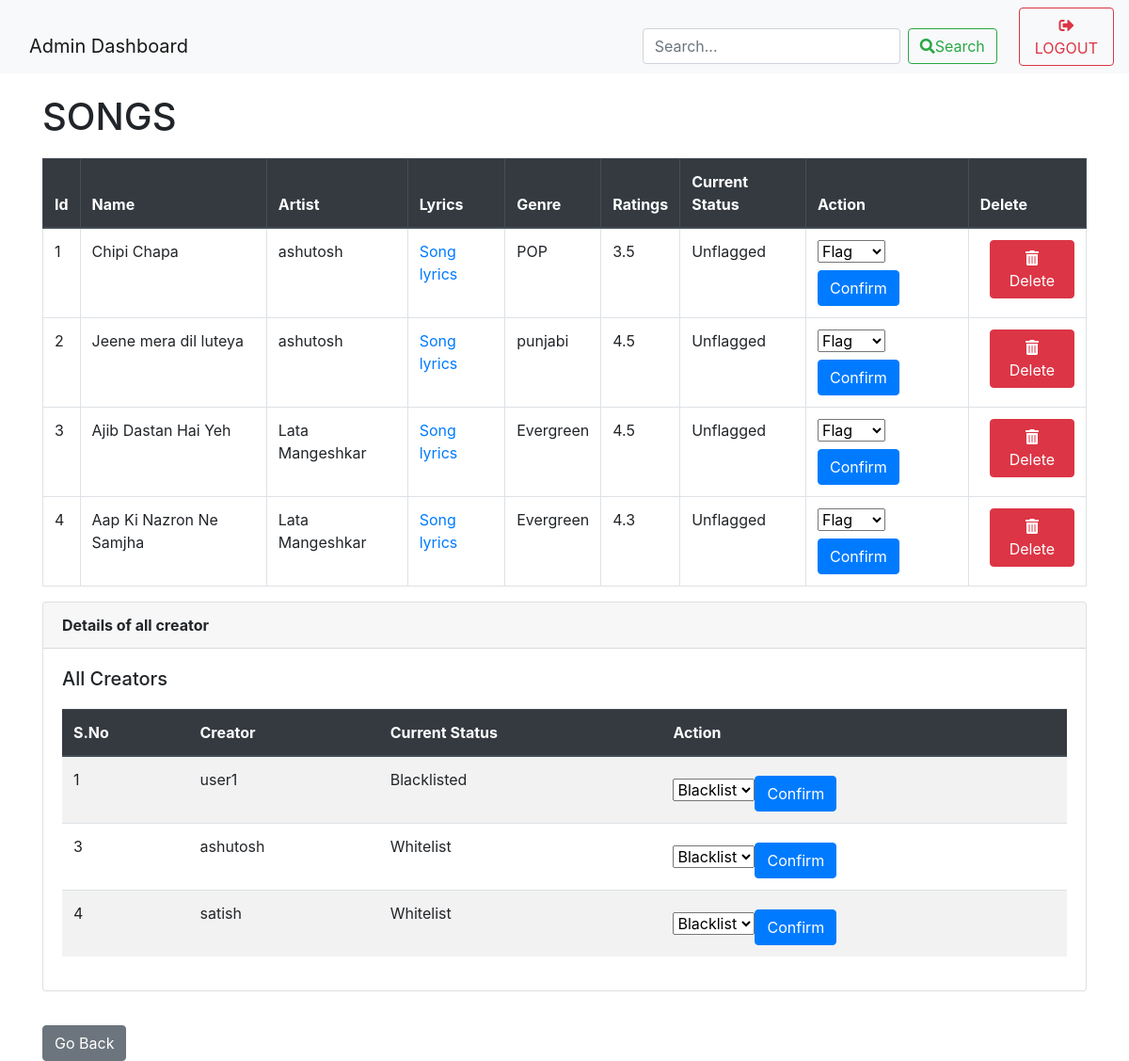
Page /management on the committed database.
### models.py (models this page shows)
class Song(db.Model):
    __tablename__="songs"
    id = db.Column(db.Integer, primary_key=True)
    title = db.Column(db.String(50) , unique=True)
    artist = db.Column(db.String(30))
    genre = db.Column(db.String(30))
    text = db.Column(db.Text())
    rating = db.Column(db.Float())
    creator_id = db.Column(db.String(2) , nullable=False , default = '')
    nor = db.Column(db.Integer , default=0)
    flag = db.Column(db.Boolean(), default=False)

class User(db.Model,UserMixin):
    __tablename__ = 'users'
    id = db.Column(db.Integer, primary_key=True)
    username = db.Column(db.String(30), unique=True, nullable=False, server_default='')
    email = db.Column(db.String(120), unique=True)
    password = db.Column(db.String(16))
    role=db.Column(db.String(12), default='user')
    playlist = db.relationship('Playlist', backref = 'user')
    blacklist = db.Column(db.Boolean(), default=False)

### app.py (the view)
@app.route("/management" , methods = ["GET" , "POST"])
def management():
    user=User.query.all()
    song=Song.query.all()
    return render_template("admin_manage.html",song=song,user=user)

### templates/admin_manage.html (shortened to what this page needs)
<!DOCTYPE html>
<html lang="en">
<head>
    <link rel="stylesheet" href="https://cdnjs.cloudflare.com/ajax/libs/font-awesome/5.15.3/css/all.min.css" />
    <link rel="stylesheet" href="https://stackpath.bootstrapcdn.com/bootstrap/4.5.2/css/bootstrap.min.css">
</head>
<body>
    <nav class="navbar navbar-expand-lg navbar-light bg-light fixed-top">
        <div class="container">
            <a class="navbar-brand" href="/dashboard">Admin Dashboard</a>
            <div class="collapse navbar-collapse" id="navbarNav">
                <form class="form-inline ml-auto" action="/search" method="post">
                    <input class="form-control mr-sm-2" type="text" name="query" placeholder="Search...">
                    <button class="btn btn-outline-success my-2 my-sm-0" type="submit"><i class="fas fa-search search-icon"></i>Search</button>
                </form>
            </div>
        </div>
        <a href="/logout" class="btn btn-outline-danger ml-2" onclick="return confirm('Are you sure you want to logout?')"><i class="fas fa-sign-out-alt logout-icon"></i>LOGOUT</a>
    </nav>
    <br>
    <div class="container">
        <h1>SONGS</h1>
    {% if results %}
        <h2>Search Results for {{query}}</h2>
        {% if results|length == 0 %}
            <h1 class="mt-5">NO Songs Found</h1>
        {% else %}
        <table class="table table-bordered table-hover">
            <thead class="thead-dark">
                <tr>
                    <th>Id</th>
                    <th>Name</th>
                    <th>Artist</th>
                    <th>Lyrics</th>
                    <th>Genre</th>
                    <th>Ratings</th>
                    <th>Current Status</th>
                    <th>Action</th>
                    <th>Delete</th>
                </tr>
            </thead>
            <tbody>
                {% for s in results %}
                    <tr>
                        <td>{{ s.id }}</td>
                        <td>{{ s.title }}</td>
                        <td>{{ s.artist }}</td>
                        <td><a href="/lyrics/{{ s.id }}">Song lyrics</a></td>
                        <td>{{ s.genre }}</td>
                        <td id="ratings_{{ s.id }}">{{ s.rating }}</td>
                        <td>{{ "Flagged" if s.flag else "Unflagged" }}</td>
                        <td>
                            <form action="/flag_song/{{ s.id }}" method="post" class="form-inline">
                                <select name="flagsong" class="form-control-mr2">
                                    <option value="flag">Flag</option>
                                    <option value="unflag">Unflag</option>
                                </select>
                                <button type="submit" class="btn btn-primary mt-2" onclick="return confirm('Are you sure ?')"> Confirm</button>
                            </form>
                        </td>
                        <td><a href="/delete_song/{{ s.id }}" class="btn btn-danger" onclick="return confirm('Are you sure you want to Delete?')"> <i class="fas fa-trash-alt"></i> Delete</a></td>
                    </tr>
                {% endfor %}
            </tbody>
        </table>
        {%endif%}
    {%else%}
        {% if song|length == 0 %}
            <h1>NO Songs Found</h1>
        {% else %}
            <table class="table table-bordered table-hover">
                <thead class="thead-dark">
                    <tr>
                        <th>Id</th>
                        <th>Name</th>
                        <th>Artist</th>
                        <th>Lyrics</th>
                        <th>Genre</th>
                        <th>Ratings</th>
                        <th>Current Status</th>
                        <th>Action</th>
                        <th>Delete</th>
                    </tr>
                </thead>
                <tbody>
                    {% for s in song %}
                        <tr>
                            <td>{{ s.id }}</td>
                            <td>{{ s.title }}</td>
                            <td>{{ s.artist }}</td>
                            <td><a href="/lyrics/{{ s.id }}">Song lyrics</a></td>
                            <td>{{ s.genre }}</td>
                            <td id="ratings_{{ s.id }}">{{ s.rating }}</td>
                            <td>{{ "Flagged" if s.flag else "Unflagged" }}</td>
                            <td>
                                <form action="/flag_song/{{ s.id }}" method="post" class="form-inline">
                                    <select name="flagsong" class="form-control-mr2">
                                        <option value="flag">Flag</option>
                                    </select>
                                    <button type="submit" class="btn btn-primary mt-2" onclick="return confirm('Are you sure ?')"> Confirm</button>
                                </form>
                            </td>
                            <td><a href="/delete_song/{{ s.id }}" class="btn btn-danger" onclick="return confirm('Are you sure you want to Delete?')"><i class="fas fa-trash-alt"></i> Delete</a></td>
                        </tr>
                    {% endfor %}
                </tbody>
            </table>
        {% endif %}
    {%endif%}
        <div class="card">
            <div class="card-header">
                Details of all creator
            </div>
            <div class="card-body">
                <h5>All Creators</h5>
                <table class="table table-striped">
                    <thead class="thead-dark">
                        <tr>
                            <th>S.No</th>
                            <th>Creator</th>
                            <th>Current Status</th>
                            <th>Action</th>
                        </tr>
                    </thead>
                    <tbody>
                        {% for u in user %}
                            {% if u.role == "creator" %}
                                <tr>
                                    <td>{{loop.index}}</td>
                                    <td>{{ u.username }}</td>
                                    <td>{{ "Blacklisted" if u.blacklist else "Whitelist" }}</td>
                                    <td>
                                        <form action="/blacklist/{{ u.id }}" method="post" class="form-inline">
                                            <select name="blacklist" class="form-control-mr2">
                                                <option value="blacklist">Blacklist</option>
                                            </select>
                                            <button type="submit" class="btn btn-primary mt-2" onclick="return confirm('Are you sure?')"> Confirm</button>
                                        </form>
                                    </td>
                                </tr>
                            {% endif %}
                        {% endfor %}
                    </tbody>
                </table>
            </div>
        </div>
        <a href="/dashboard" class="btn btn-secondary mt-3">Go Back</a>
    </div>
</body>
</html>

### templates/admin_manage.html (style rules this page uses)
body { padding-top: 56px; }
.container { margin-top: 20px; }
.card { margin-bottom: 20px; }
.card-header { font-weight: bold; }
.card-body { padding: 20px; }
.btn-danger { margin-left: 10px; }
.table { margin-top: 20px; }

### rows in the picture
Song: id "1", title "Chipi Chapa", artist "ashutosh", genre "POP", rating "3.5", flag "Unflagged"
Song: id "2", title "Jeene mera dil luteya", artist "ashutosh", genre "punjabi", rating "4.5", flag "Unflagged"
Song: id "3", title "Ajib Dastan Hai Yeh", artist "Lata Mangeshkar", genre "Evergreen", rating "4.5", flag "Unflagged"
Song: id "4", title "Aap Ki Nazron Ne Samjha", artist "Lata Mangeshkar", genre "Evergreen", rating "4.3", flag "Unflagged"
User: username "user1", blacklist "Blacklisted"
User: username "ashutosh", blacklist "Whitelist"
User: username "satish", blacklist "Whitelist"
